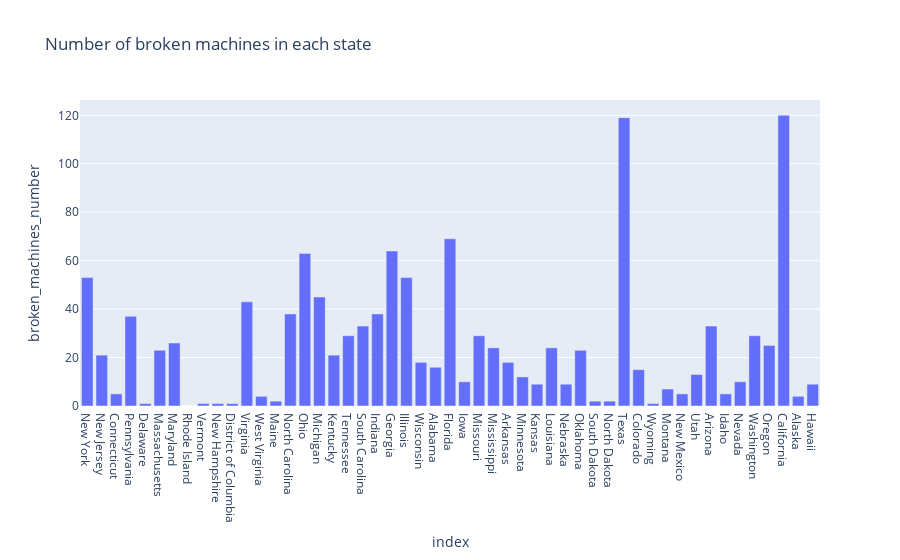

Notebook source saved alongside this figure:
### Code cell
# Visualize the data using plotly

import plotly.express as px
import pandas as pd


# Create a dataframe for the data_for_analysis
df = pd.DataFrame(data_for_analysis).T


# Create a bar chart showing the number of broken machines in each state
fig_bar_chart_broken_machines = px.bar(
    df,
    x=df.index,
    y="broken_machines_number",
    title="Number of broken machines in each state",
    labels={"x": "State", "y": "Number of broken machines"},
)

fig_bar_chart_broken_machines.show()

# Save the bar chart as a png file
fig_bar_chart_broken_machines.write_image("mcbroken-bar-chart-broken-machines.png")

# Save the bar to dcc graph
dcc_graph_bar_chart_broken_machines = dcc.Graph(figure=fig_bar_chart_broken_machines)

### Figure 1 — Plotly figure (JSON) as saved in the notebook; plotly's stock layout.template omitted (floating-point values rounded to 4 significant figures)
{"data": [{"alignmentgroup": "True", "hovertemplate": "index=%{x}<br>broken_machines_number=%{y}<extra></extra>", "legendgroup": "", "marker": {"color": "#636efa", "pattern": {"shape": ""}}, "name": "", "offsetgroup": "", "orientation": "v", "showlegend": false, "textposition": "auto", "type": "bar", "x": ["New York", "New Jersey", "Connecticut", "Pennsylvania", "Delaware", "Massachusetts", "Maryland", "Rhode Island", "Vermont", "New Hampshire", "District of Columbia", "Virginia", "West Virginia", "Maine", "North Carolina", "Ohio", "Michigan", "Kentucky", "Tennessee", "South Carolina", "Indiana", "Georgia", "Illinois", "Wisconsin", "Alabama", "Florida", "Iowa", "Missouri", "Mississippi", "Arkansas", "Minnesota", "Kansas", "Louisiana", "Nebraska", "Oklahoma", "South Dakota", "North Dakota", "Texas", "Colorado", "Wyoming", "Montana", "New Mexico", "Utah", "Arizona", "Idaho", "Nevada", "Washington", "Oregon", "California", "Alaska", "Hawaii"], "xaxis": "x", "y": [53, 21, 5, 37, 1, 23, 26, 0, 1, 1, 1, 43, 4, 2, 38, 63, 45, 21, 29, 33, 38, 64, 53, 18, 16, 69, 10, 29, 24, 18, 12, 9, 24, 9, 23, 2, 2, 119, 15, 1, 7, 5, 13, 33, 5, 10, 29, 25, 120, 4, 9], "yaxis": "y"}], "layout": {"barmode": "relative", "legend": {"tracegroupgap": 0}, "title": {"text": "Number of broken machines in each state"}, "xaxis": {"anchor": "y", "domain": [0, 1], "title": {"text": "index"}}, "yaxis": {"anchor": "x", "domain": [0, 1], "title": {"text": "broken_machines_number"}}}}
